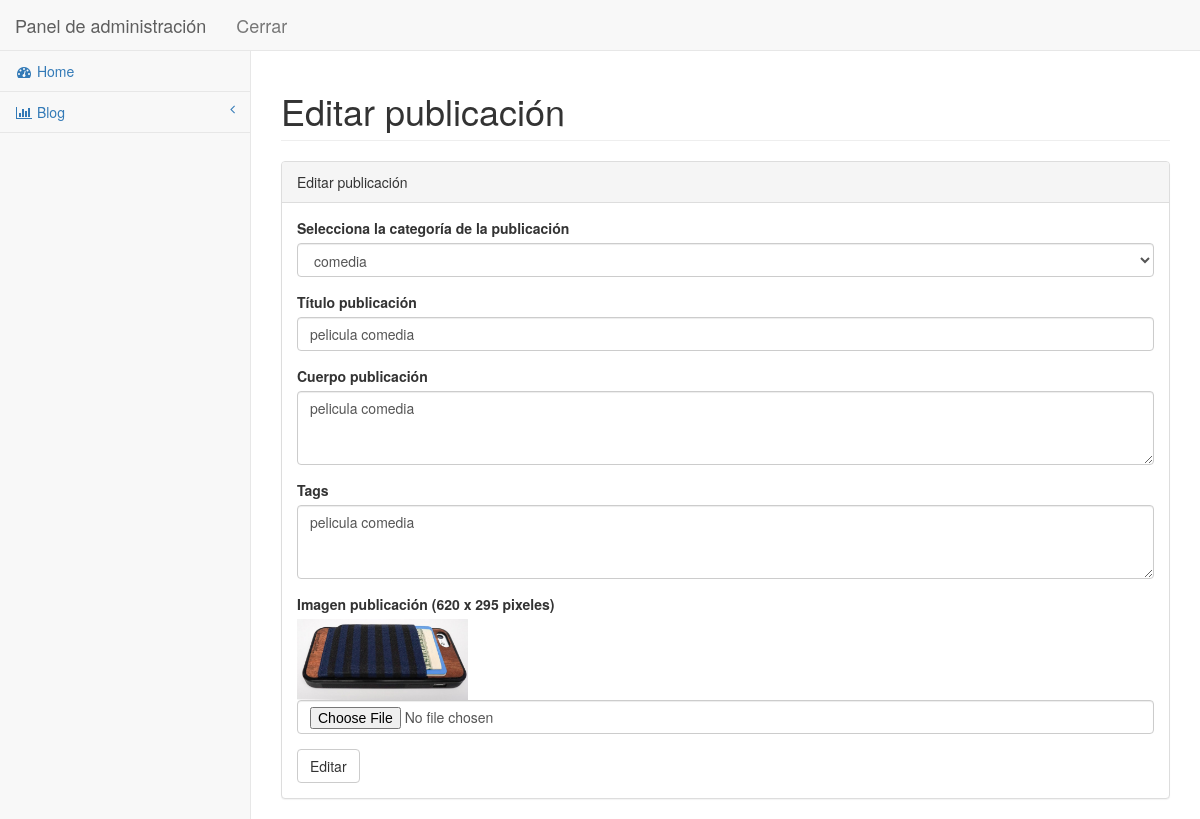
The page /admin/edit_post.php?id_post=12 (signed in) on the database as committed earlier.
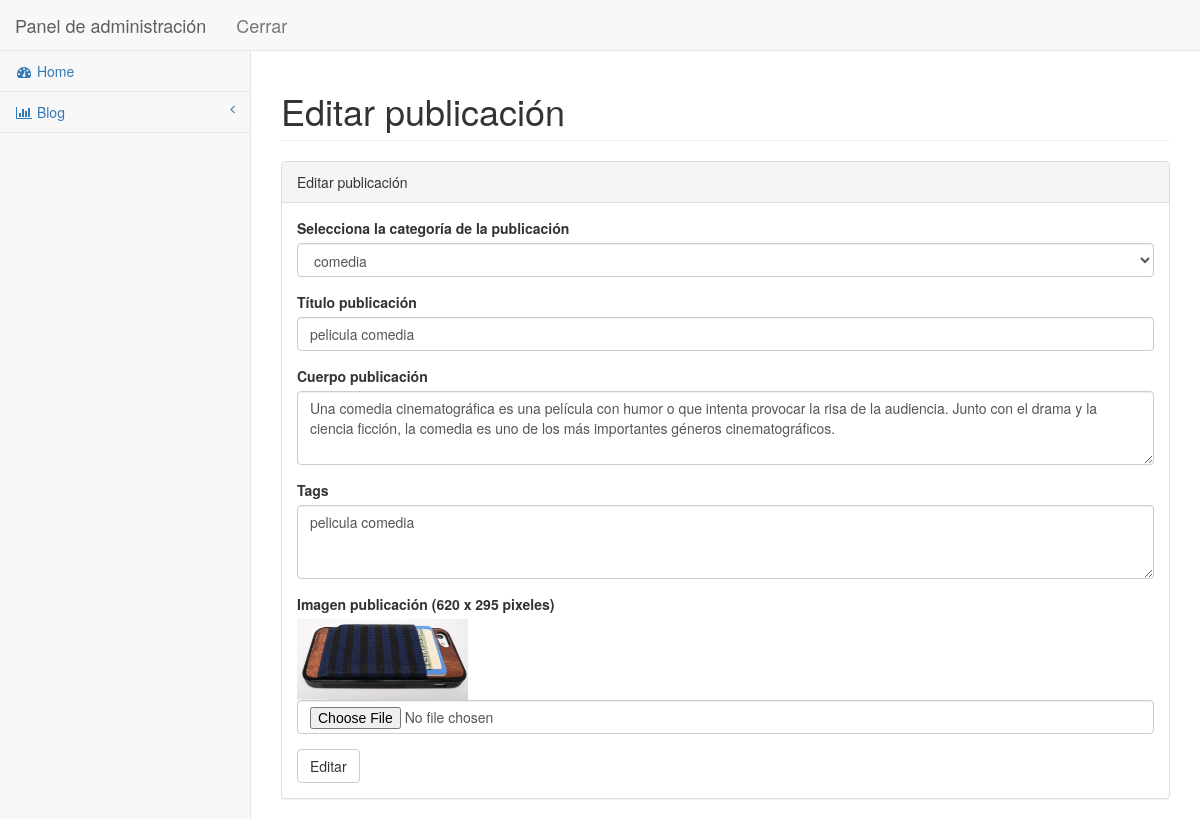
The same page on the database as committed later.
### tables this page shows
CREATE TABLE IF NOT EXISTS `post` (
  `id_post` int(11) NOT NULL AUTO_INCREMENT,
  `id_category` int(11) NOT NULL,
  `title_post` varchar(35) NOT NULL,
  `body_post` text NOT NULL,
  `tag_post` varchar(60) DEFAULT NULL,
  `image_post` varchar(255) NOT NULL,
  `date_post` timestamp NOT NULL DEFAULT CURRENT_TIMESTAMP ON UPDATE CURRENT_TIMESTAMP,
  PRIMARY KEY (`id_post`)
);

### admin/include/config.php (called while the page is built, shortened)
<?php
	$base_url = "http://localhost/blog/admin/";
?>

### admin/edit_post.php (the view, shortened to what this page needs)
<?php include "/include/config.php"; ?>
<?php if (!isset($_SESSION['user_name'])){?>
	<?php header("Location:index.php");?>
<?php } else {?>
<!DOCTYPE html>
<html lang="en">
<head>
    <link href="bower_components/bootstrap/dist/css/bootstrap.min.css" rel="stylesheet">
    <link href="bower_components/metisMenu/dist/metisMenu.min.css" rel="stylesheet">
    <link href="dist/css/timeline.css" rel="stylesheet">
    <link href="dist/css/sb-admin-2.css" rel="stylesheet">
    <link href="bower_components/morrisjs/morris.css" rel="stylesheet">
    <link href="bower_components/fontawesome/css/font-awesome.min.css" rel="stylesheet" type="text/css">
</head>
<body>
    <div id="wrapper">
        <nav class="navbar navbar-default navbar-static-top" role="navigation" style="margin-bottom: 0">
             <?php include "/include/header.php"; ?>
		     <?php include "/include/aside_left.php"; ?>
        </nav>
        <div id="page-wrapper">
            <div class="row">
                <div class="col-lg-12">
                    <h1 class="page-header">Editar publicación</h1>
                </div>
            </div>
            <div class="row">
                <div class="col-lg-12">
                	<div class="panel panel-default">
                		<div class="panel-heading">
                           Editar publicación
                        </div>
                        <div class="panel-body">
                        	<div class="row">
                        		<div class="col-lg-12">
                                     <form method="post" enctype="multipart/form-data">
                                     	 <?php
			                        				$sql = "SELECT * FROM post  WHERE id_post=".$_GET['id_post'];
													if ($result =$mysqli -> query ($sql)) $post = $result -> fetch_assoc();
                        					?>
			                                <?php $sql= "SELECT * FROM category";?>
                                    			<?php if ($result =$mysqli -> query ($sql)){ ?>
                        	 						<?php if ($result -> num_rows >0){?>
			                                    	 	<div class="form-group">
			                                            	<label>Selecciona la categoría de la publicación</label>
			                                           		<select name="id_category" class="form-control">
					                                                <?php while ($category = $result -> fetch_array ()){ ?>
					                                                	<?php if ($category['id_category']==$post['id_category']) {?>
					                                                	<option value="<?php echo $category["id_category"]?>" selected><?php echo $category["name_category"]?></option>
					                                                	<?php } ?>
					                                                <?php } ?>
			                                                </select>
			                                            </div>
			                                       <?php }else{ echo "no hay categorías creadas";}?>
			                                   <?php }else{echo "Error al añadir una categoría".$mysqli->error();}?>
			         								<div class="form-group">
			                                            <label>Título publicación</label>
			                                            <input value="<?php echo $post ["title_post"] ?>" name="title_post" type="text" class="form-control"/>
			                                        </div>
				                                    <div class="form-group">
	                                                    <label>Cuerpo publicación</label>
	                                                    <textarea name="body_post"  class="form-control" rows="3"><?php echo $post ["body_post"] ?></textarea>
	                                                </div>
			                                         <div class="form-group">
	                                                    <label>Tags</label>
	                                                    <textarea name="tag_post" class="form-control" rows="3"><?php echo $post ["tag_post"] ?></textarea>
	                                                </div>
                                        			<div class="form-group">
                                        				<label>Imagen publicación (620 x 295 pixeles)</label>
                                        				<?php $target_path="../uploads"; echo '<img class="img-responsive img-blog" src="'.$target_path."/".$post['image_post'].'" width="20%" alt="" >';?>
                                        				<input value="<?php echo $post ["image_post"] ?>" name="image_post" type="file" class="form-control"/>
	                                               </div>
	                                                <button name="submit" type="submit" class="btn btn-default">Editar</button>
	                                    </form>
                        		</div>
                        	</div>
                        </div>
                	</div>
                </div>
            </div>
        </div>
    </div>
</body>
</html>
<?php }?>

### admin/include/header.php (shortened to what this page needs)
 <div class="navbar-header">
    <a class="navbar-brand" href="index.html">Panel de administración</a>
    <a href="<?php echo $base_url?>logout.php" class="navbar-brand">Cerrar</a>
</div>

### admin/include/aside_left.php (shortened to what this page needs)
 <div class="navbar-default sidebar" role="navigation">
    <div class="sidebar-nav navbar-collapse">
        <ul class="nav" id="side-menu">
            <li>
                <a href="<?php echo $base_url. "index.php" ?>"><i class="fa fa-dashboard fa-fw"></i> Home</a>
            </li>
            <li>
                <a href="#"><i class="fa fa-bar-chart-o fa-fw"></i> Blog<span class="fa arrow"></span></a>
            </li>
        </ul>
    </div>
</div>

Rows that differ between the two databases and show on the page:
changed post "pelicula comedia": body_post "pelicula comedia" → "Una comedia cinematográfica es una película con humor o que intenta provocar la risa de la audiencia. Junto con el drama y la ciencia ficción, la comedia es uno de los más importantes géneros cinematográficos."
